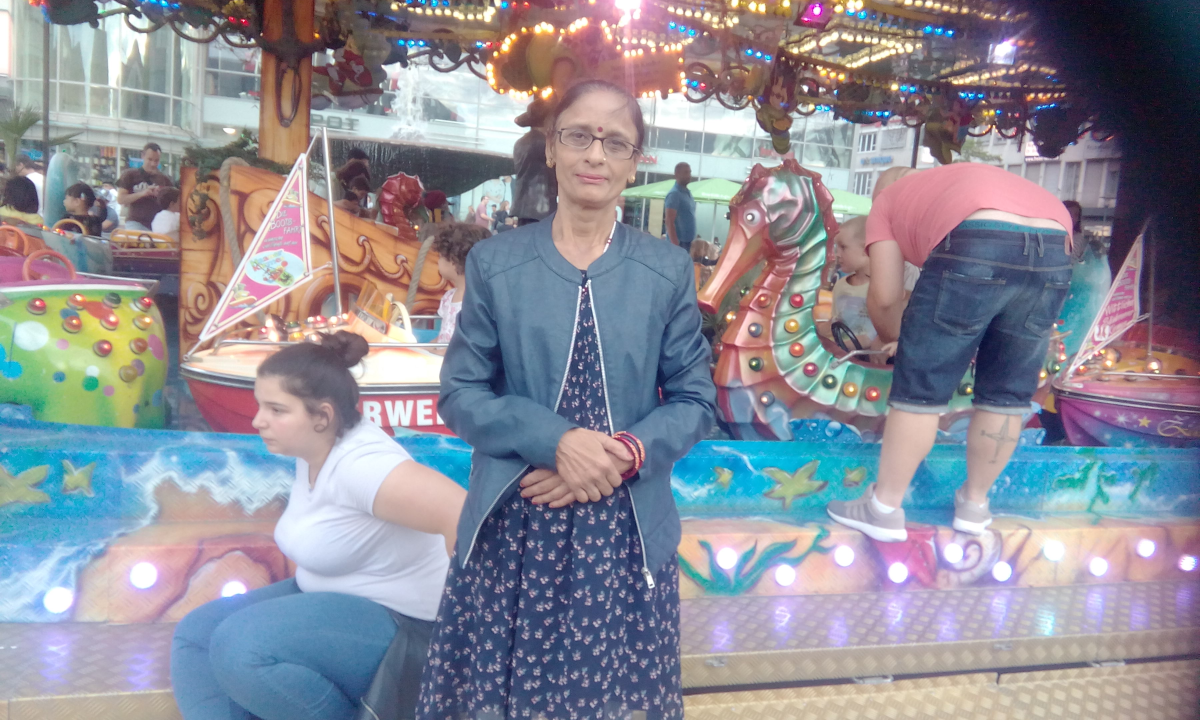
#> input picture 42_Pillow/mummy.jpg, 3600 x 2160 px, found by its file name (shown at 1/3 size)
$ python main.py
#> lines starting #> are read from the running program, lines starting #| are printed output that depends on the picture
'''
Pillow lib for playing with images
'''
from PIL import Image


img = Image.open("mummy.jpg")
#> img is the input picture: PIL image 3600x2160 RGB; mean R, G, B 140.3, 140.9, 151.7
print(img.size)
#| (3600, 2160)
print(img.format)
#| JPEG

area = (100,100, 300, 375)
cropped_img = img.crop(area)
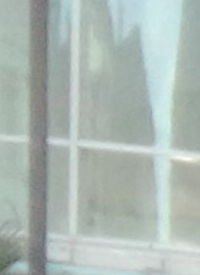
#> cropped_img: PIL image 200x275 RGB; mean R, G, B 172.4, 184.7, 179.2

img.show()
cropped_img.show()
